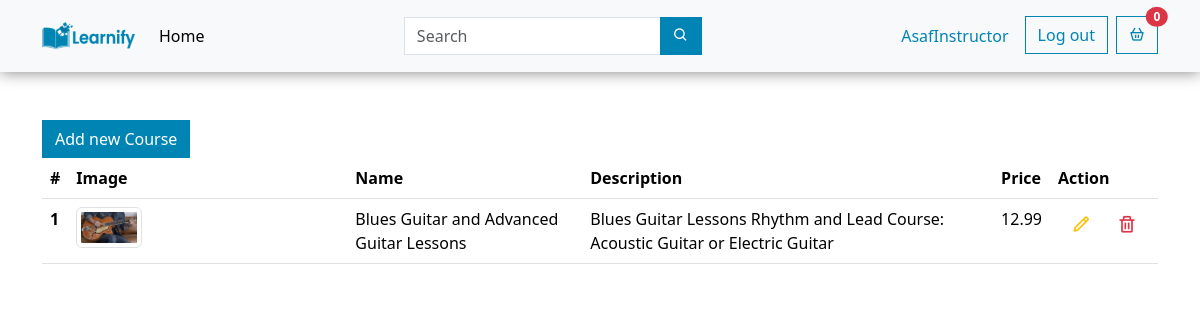
Before: /courses/dashboard (signed in) with the older database file.
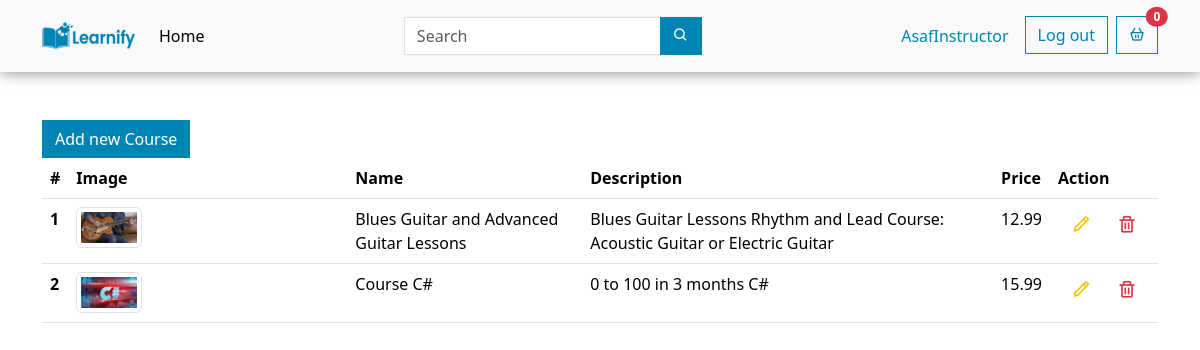
After: the same page with the newer database file.
### courses/models.py (models this page shows, shortened)
class Course(models.Model):
    instructor = models.ForeignKey(User, on_delete=models.CASCADE)
    category = models.ForeignKey(Category, on_delete=models.CASCADE, blank=True, null=True)
    name = models.CharField(max_length=255)
    description = models.TextField()
    price = models.FloatField(default=0.0)
    image = models.ImageField(null=True, blank=True, default='noimage.jpg', upload_to="courses/")
    created_at = models.DateTimeField(auto_now_add=True)

### courses/views.py (the view)
# urls.py: path("dashboard", views.dashboard, name="dashboard"),
@login_required
def dashboard(request):
    user = request.user
    if user.groups.filter(name='student').exists():
        context = {"enrollments": Enrollment.objects.filter(student_id=request.user.id)}
    else:
        context = {"courses": Course.objects.filter(instructor_id=request.user.id)}
    return render(request, "dashboard.html", context)

### courses/templates/dashboard.html (shortened to what this page needs)
{% extends "layouts/app.html" %}
{% block content %}
<div class="container my-5">
    {% if perms.courses.add_course %}
    <a href="{% url 'upload_course' %}" class="btn btn-primary rounded-0">Add new Course</a>
    <table class="table">
        <thead>
            <tr>
                <th scope="col">#</th>
                <th scope="col">Image</th>
                <th scope="col">Name</th>
                <th scope="col">Description</th>
                <th scope="col">Price</th>
                <th scope="col">Action</th>
            </tr>
        </thead>
        <tbody>
            {% for course in courses %}
            <tr>
                <th scope="row">{{ forloop.counter }}</th>
                <td class="w-25"><img class="img-thumbnail w-25" src="{{ course.image.url }}" alt="{{ course.name }}">
                </td>
                <td>{{course.name}}</td>
                <td>{{course.description}}</td>
                <td>{{course.price}}</td>
                <td>
                    <div class="d-flex align-items-center">
                        <a href="{% url 'update_course' course.id %}" class="btn btn-transparent"><i class="bx bx-pencil text-warning h5"></i></a>
                    <form method="post" action="{% url 'delete_course' course.id %}">
                        <button type="submit" class="btn btn-transparent"><i class="bx bx-trash text-danger h5"></i></button>
                    </form>
                    </div>
                </td>
            </tr>
            {% endfor %}
        </tbody>
    </table>
    {% endif %}
</div>
{% endblock %}

Changed rows visible on the page:
added Course: image (picture), name "Course C#", description "0 to 100 in 3 months C#", price "15.99"
